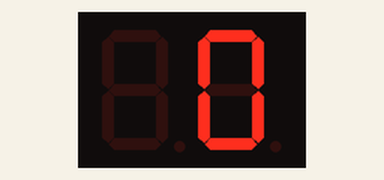
Recording of a sketch running on a simulated Arduino Uno, built with avr-gcc and run on an emulated ATmega328P. On the bench: 2-digit seven-segment display. Wiring (inferred from the names in the program): 2-digit 7-segment display, segments lit when HIGH: segments pin 9, pin 8, pin 2, pin 5, pin 4, pin 7, pin 6, pin 3; digit selects pin 10, pin 11. The segment pins are drawn as the display they are named for.

Above: at 0.25 s.
At 1.1 s:
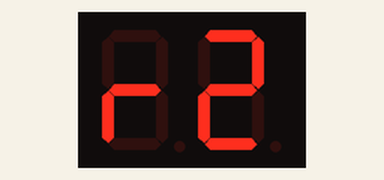
At 1.51 s:
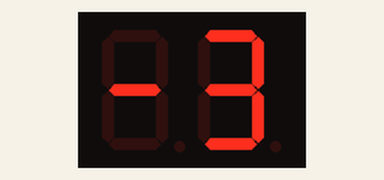
At 2.33 s:
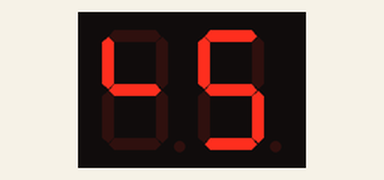
At 2.74 s:
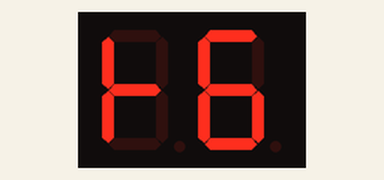
At 38.66 s:
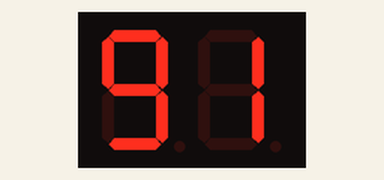

The sketch:

7segment-2bit-counter.ino
```cpp
const int digitTwo = 11;
const int digitOne = 10;

const int pinOne = 2;
const int pinTwo = 3;
const int pinThree = 4;
const int pinFour = 5;
const int pinFive = 6;
const int pinSix = 7;
const int pinNine = 8;
const int pinTen = 9;

void reset() {
  digitalWrite(pinTen, LOW);
  digitalWrite(pinNine, LOW);
  digitalWrite(pinOne, LOW);
  digitalWrite(pinFour, LOW);
  digitalWrite(pinThree, LOW);
  digitalWrite(pinSix, LOW);
  digitalWrite(pinFive, LOW);
  digitalWrite(pinTwo, LOW);
}

void lightUpSegments(int numberToShow) {
  if (numberToShow == 1) {
    digitalWrite(pinNine, HIGH);
    digitalWrite(pinOne, HIGH);
  }
  else if (numberToShow == 2) {
    digitalWrite(pinNine, HIGH);
    digitalWrite(pinTen, HIGH);
    digitalWrite(pinThree, HIGH);
    digitalWrite(pinFive, HIGH);
    digitalWrite(pinFour, HIGH);
  }
  else if (numberToShow == 3) {
    digitalWrite(pinTen, HIGH);
    digitalWrite(pinNine, HIGH);
    digitalWrite(pinFive, HIGH);
    digitalWrite(pinOne, HIGH);
    digitalWrite(pinFour, HIGH);
  }
  else if (numberToShow == 4) {
    digitalWrite(pinSix, HIGH);
    digitalWrite(pinFive, HIGH);
    digitalWrite(pinNine, HIGH);
    digitalWrite(pinOne, HIGH);
  }
  else if (numberToShow == 5) {
    digitalWrite(pinTen, HIGH);
    digitalWrite(pinSix, HIGH);
    digitalWrite(pinFive, HIGH);
    digitalWrite(pinOne, HIGH);
    digitalWrite(pinFour, HIGH);
  }
  else if (numberToShow == 6) {
    digitalWrite(pinTen, HIGH);
    digitalWrite(pinSix, HIGH);
    digitalWrite(pinThree, HIGH);
    digitalWrite(pinOne, HIGH);
    digitalWrite(pinFour, HIGH);
    digitalWrite(pinFive, HIGH);
  }
  else if (numberToShow == 7) {
    digitalWrite(pinTen, HIGH);
    digitalWrite(pinNine, HIGH);
    digitalWrite(pinOne, HIGH);
  }
  else if (numberToShow == 8) {
    digitalWrite(pinTen, HIGH);
    digitalWrite(pinNine, HIGH);
    digitalWrite(pinOne, HIGH);
    digitalWrite(pinFour, HIGH);
    digitalWrite(pinThree, HIGH);
    digitalWrite(pinSix, HIGH);
    digitalWrite(pinFive, HIGH);
  }
  else if (numberToShow == 9) {
    digitalWrite(pinTen, HIGH);
    digitalWrite(pinNine, HIGH);
    digitalWrite(pinOne, HIGH);
    digitalWrite(pinFour, HIGH);
    digitalWrite(pinSix, HIGH);
    digitalWrite(pinFive, HIGH);
  }
  else if (numberToShow == 0) {
    digitalWrite(pinTen, HIGH);
    digitalWrite(pinNine, HIGH);
    digitalWrite(pinOne, HIGH);
    digitalWrite(pinFour, HIGH);
    digitalWrite(pinThree, HIGH);
    digitalWrite(pinSix, HIGH);
  }
}

void displayNumber(int numberToShow) {
  int firstVal = numberToShow % 10;
  int secondVal = numberToShow / 10;

  lightUpSegments(firstVal);
  digitalWrite(digitOne, HIGH);
  delay(10);
  digitalWrite(digitOne, LOW);
  reset();

  if (secondVal != 0) {
    lightUpSegments(secondVal);
    digitalWrite(digitTwo, HIGH);
    delay(10);
    digitalWrite(digitTwo, LOW);
    reset();
  }
}


void setup() {
  pinMode(digitTwo, OUTPUT);
  pinMode(digitOne, OUTPUT);

  pinMode(pinOne, OUTPUT);
  pinMode(pinTwo, OUTPUT);
  pinMode(pinThree, OUTPUT);
  pinMode(pinFour, OUTPUT);
  pinMode(pinFive, OUTPUT);
  pinMode(pinSix, OUTPUT);
  pinMode(pinNine, OUTPUT);
  pinMode(pinTen, OUTPUT);
}

void loop() {
  for (int i = 0; i <= 99; i++) {
    for (int j = 0; j <= (i > 9 ? 20 : 40); j++) {
      displayNumber(i);
    }
  }
}
```

Measured:
- what the display in image 0 shows lasts 0.5 s, from 0.0 s to 0.5 s
